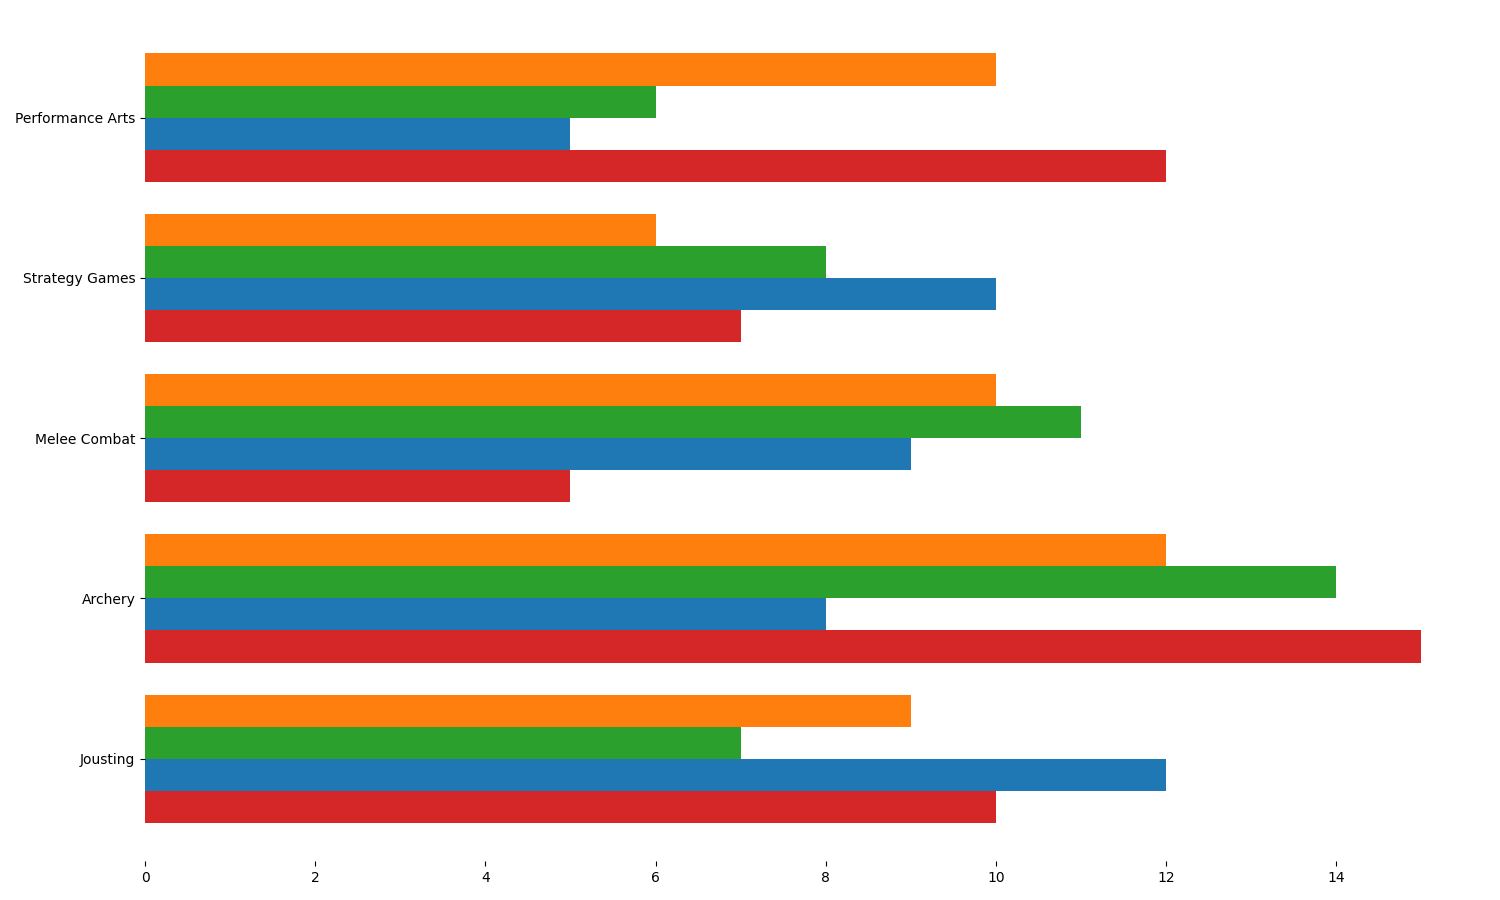

Here is the Python script that generated this plot:
import matplotlib.pyplot as plt
import numpy as np

kingdoms = ['Avalon', 'Eldoria', 'Valoria', 'Drakonia']
events = ['Jousting', 'Archery', 'Melee Combat', 'Strategy Games', 'Performance Arts']

victories = np.array([
    [10, 15, 5, 7, 12],
    [12, 8, 9, 10, 5],
    [7, 14, 11, 8, 6],
    [9, 12, 10, 6, 10]
])

# Manually shuffled colors
colors = ['#d62728', '#1f77b4', '#2ca02c', '#ff7f0e']

fig, ax = plt.subplots(figsize=(15, 9))
bar_height = 0.2
indices = np.arange(len(events))

for i, kingdom in enumerate(kingdoms):
    ax.barh(indices + i * bar_height, victories[i], bar_height, color=colors[i])

ax.set_yticks(indices + bar_height * (len(kingdoms) - 1) / 2)
ax.set_yticklabels(events)

# Hide the axes' borders
ax.spines['top'].set_visible(False)
ax.spines['right'].set_visible(False)
ax.spines['left'].set_visible(False)
ax.spines['bottom'].set_visible(False)

plt.tight_layout()
plt.show()
